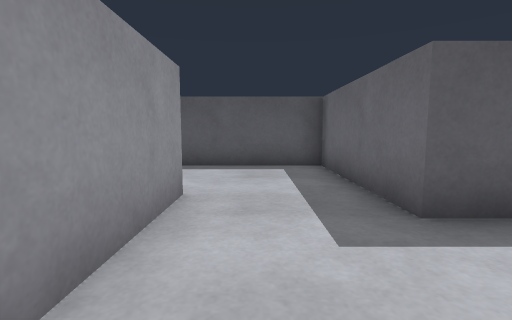
[1] (above)

12 first-person views from a walk through a Webots world. The camera is 0.46 m above the floor, tilts 6° down and sees 85° across. The floor is counted in squares, 0.5 m on a side. Each view is taken from the middle of a square. On the plan, view 1 faces up. The plan holds only what a view shows up to about 11 squares ahead; the rest is blank. The place goes on beyond the plan. The robots in the file are not drawn.

[2]
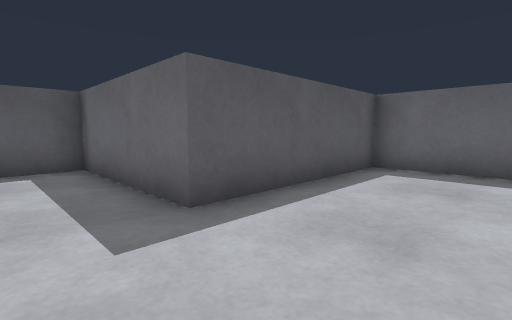

[3]
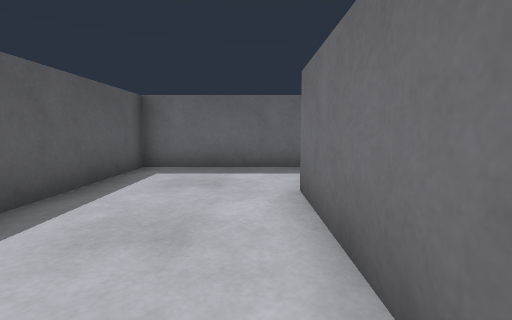

[4]
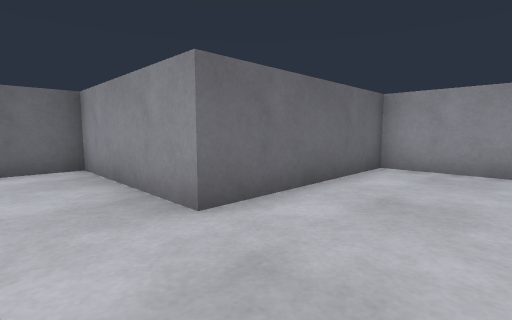

[5]
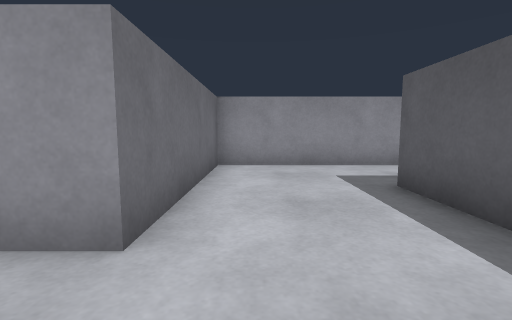

[6]
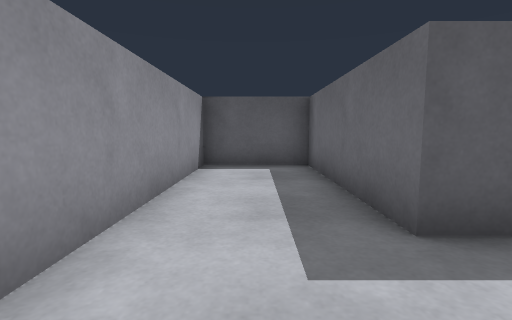

[7]
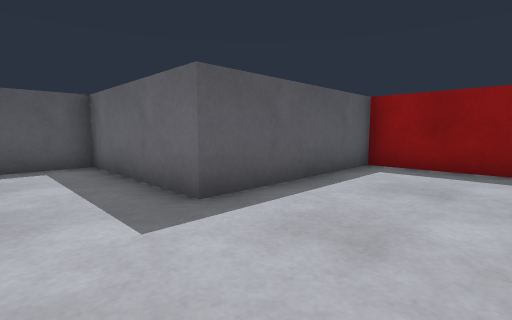

[8]
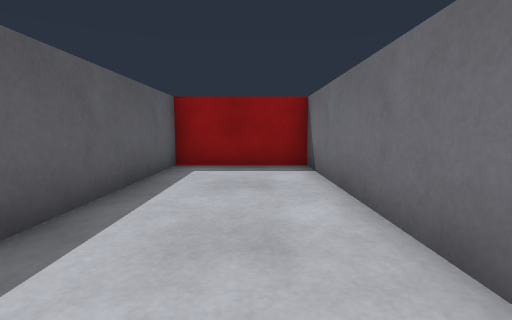

[9]
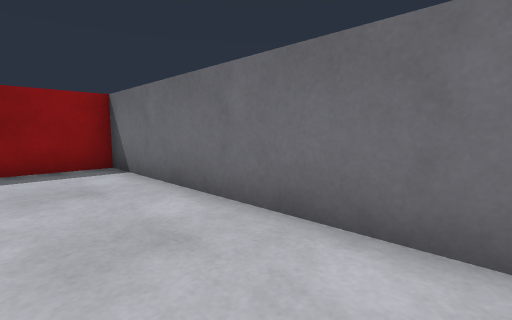

[10]
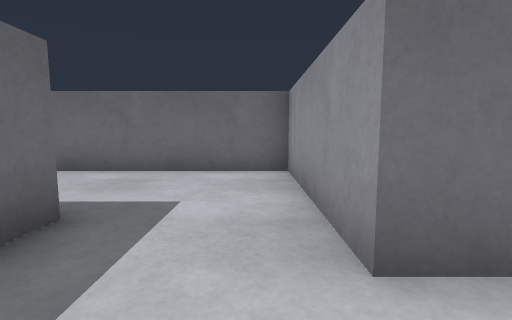

[11]
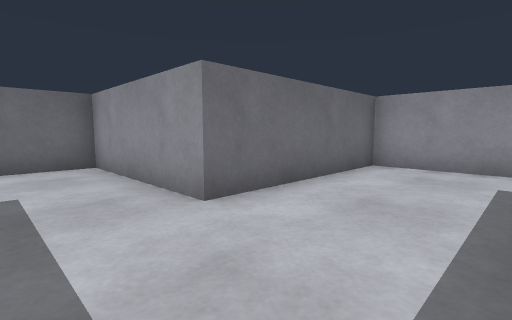

[12]
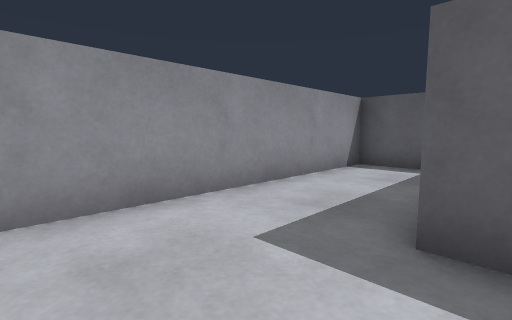

### Floor plan
Points are (right, up) in squares from view 1. A wall is a line through its corners. A room is listed if a view was taken in it or the views show most of it. See-through windows are left out.
Room 1 (views 1, 2, 3, 4, 10)
walls: (7.1, -0.5) (7.1, 2.9) (1.7, 2.9) (1.7, 4.4); (-1.1, 4) (-1.1, -0.7) (4.3, -0.7)
ways out: opening at (0.5, 3.5) to room 2; opening at (5.5, -1.5) to room 3
Room 2 (views 5, 6, 11, 12)
walls: (1.7, 4.4) (1.7, 7.4) (-3.6, 7.4) (-3.6, 12.4) (-6.4, 12.4) (-6.4, 4) (-1.1, 4)
ways out: opening at (0.5, 3.5) to room 1
Room 3 (views 7, 8, 9)
walls: (4.3, -0.7) (4.3, -5.4) (12.4, -5.4) (12.4, -1.9) (7.1, -1.9) (7.1, -0.5)
ways out: opening at (5.5, -1.5) to room 1

Where each view was taken, in squares from view 1:
view 1: 0 up, 0 right, facing up
view 2: 0 up, 0 right, facing up-right
view 3: 0 up, 0 right, facing right
view 4: 2 up, 6 right, facing down-left
view 5: 5 up, 1 right, facing left
view 6: 5 up, 5 left, facing up
view 7: 5 down, 5 right, facing up-right
view 8: 4 down, 5 right, facing right
view 9: 3 down, 5 right, facing down-right
view 10: 1 up, 5 right, facing down
view 11: 7 up, 1 right, facing down-left
view 12: 5 up, 3 left, facing up-left
